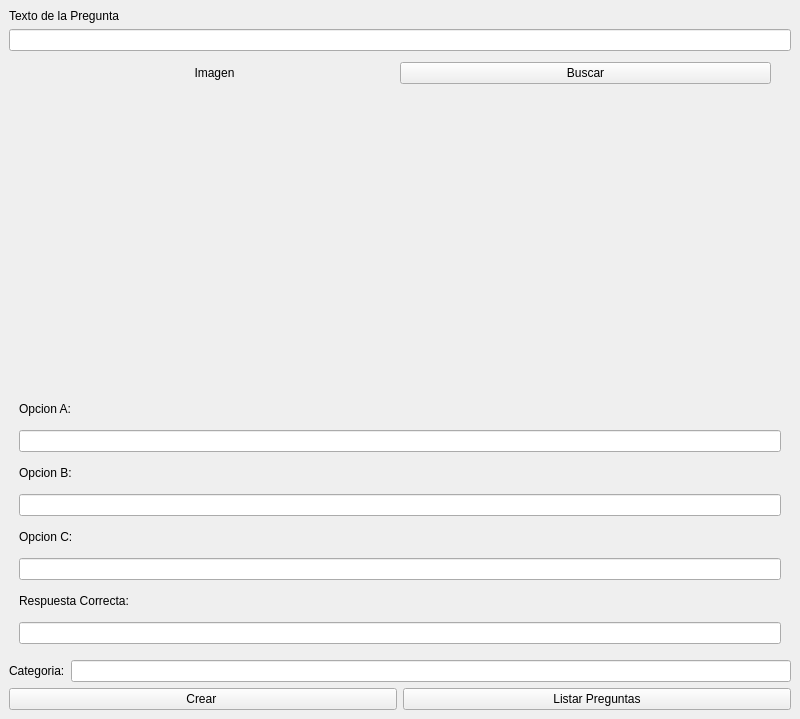
<?xml version="1.0" encoding="UTF-8"?>
<ui version="4.0">
 <class>MainWindow</class>
 <widget class="QMainWindow" name="MainWindow">
  <property name="geometry">
   <rect>
    <x>0</x>
    <y>0</y>
    <width>800</width>
    <height>719</height>
   </rect>
  </property>
  <property name="windowTitle">
   <string>MainWindow</string>
  </property>
  <widget class="QWidget" name="centralwidget">
   <property name="enabled">
    <bool>true</bool>
   </property>
   <layout class="QVBoxLayout" name="verticalLayout_5">
    <item>
     <layout class="QVBoxLayout" name="verticalLayout_4">
      <item>
       <widget class="QLabel" name="label_2">
        <property name="sizePolicy">
         <sizepolicy hsizetype="Fixed" vsizetype="Fixed">
          <horstretch>0</horstretch>
          <verstretch>0</verstretch>
         </sizepolicy>
        </property>
        <property name="text">
         <string>Texto de la Pregunta</string>
        </property>
       </widget>
      </item>
      <item>
       <widget class="QLineEdit" name="lineEdit_pregunta"/>
      </item>
     </layout>
    </item>
    <item>
     <layout class="QVBoxLayout" name="verticalLayout">
      <item>
       <layout class="QHBoxLayout" name="horizontalLayout">
        <property name="spacing">
         <number>0</number>
        </property>
        <property name="leftMargin">
         <number>20</number>
        </property>
        <property name="topMargin">
         <number>5</number>
        </property>
        <property name="rightMargin">
         <number>20</number>
        </property>
        <property name="bottomMargin">
         <number>5</number>
        </property>
        <item>
         <widget class="QLabel" name="label_3">
          <property name="text">
           <string>Imagen</string>
          </property>
          <property name="alignment">
           <set>Qt::AlignmentFlag::AlignCenter</set>
          </property>
         </widget>
        </item>
        <item>
         <widget class="QPushButton" name="button_buscarImagen">
          <property name="text">
           <string>Buscar</string>
          </property>
         </widget>
        </item>
       </layout>
      </item>
      <item>
       <widget class="QLabel" name="label_imagen">
        <property name="maximumSize">
         <size>
          <width>167772</width>
          <height>167772</height>
         </size>
        </property>
        <property name="text">
         <string/>
        </property>
        <property name="alignment">
         <set>Qt::AlignmentFlag::AlignCenter</set>
        </property>
        <property name="margin">
         <number>20</number>
        </property>
       </widget>
      </item>
      <item>
       <layout class="QVBoxLayout" name="verticalLayout_3">
        <property name="spacing">
         <number>0</number>
        </property>
        <property name="leftMargin">
         <number>10</number>
        </property>
        <property name="topMargin">
         <number>10</number>
        </property>
        <property name="rightMargin">
         <number>10</number>
        </property>
        <property name="bottomMargin">
         <number>10</number>
        </property>
        <item>
         <widget class="QLabel" name="label_5">
          <property name="text">
           <string>Opcion A:</string>
          </property>
         </widget>
        </item>
        <item>
         <widget class="QLineEdit" name="lineEdit_opcionA"/>
        </item>
        <item>
         <widget class="QLabel" name="label_6">
          <property name="text">
           <string>Opcion B:</string>
          </property>
         </widget>
        </item>
        <item>
         <widget class="QLineEdit" name="lineEdit_opcionB"/>
        </item>
        <item>
         <widget class="QLabel" name="label_7">
          <property name="text">
           <string>Opcion C:</string>
          </property>
         </widget>
        </item>
        <item>
         <widget class="QLineEdit" name="lineEdit_opcionC"/>
        </item>
        <item>
         <widget class="QLabel" name="label_8">
          <property name="text">
           <string>Respuesta Correcta:</string>
          </property>
         </widget>
        </item>
        <item>
         <widget class="QLineEdit" name="lineEdit_respuestaCorrecta">
          <property name="maxLength">
           <number>1</number>
          </property>
         </widget>
        </item>
       </layout>
      </item>
      <item>
       <layout class="QVBoxLayout" name="verticalLayout_2">
        <item>
         <layout class="QHBoxLayout" name="horizontalLayout_4">
          <item>
           <widget class="QLabel" name="label_9">
            <property name="text">
             <string>Categoria:</string>
            </property>
           </widget>
          </item>
          <item>
           <widget class="QLineEdit" name="lineEdit_categoria"/>
          </item>
         </layout>
        </item>
        <item>
         <layout class="QHBoxLayout" name="horizontalLayout_3">
          <item>
           <widget class="QPushButton" name="button_crearPregunta">
            <property name="text">
             <string>Crear </string>
            </property>
           </widget>
          </item>
          <item>
           <widget class="QPushButton" name="button_listarPreguntas">
            <property name="text">
             <string>Listar Preguntas</string>
            </property>
           </widget>
          </item>
         </layout>
        </item>
       </layout>
      </item>
     </layout>
    </item>
   </layout>
  </widget>
 </widget>
 <resources/>
 <connections/>
</ui>
